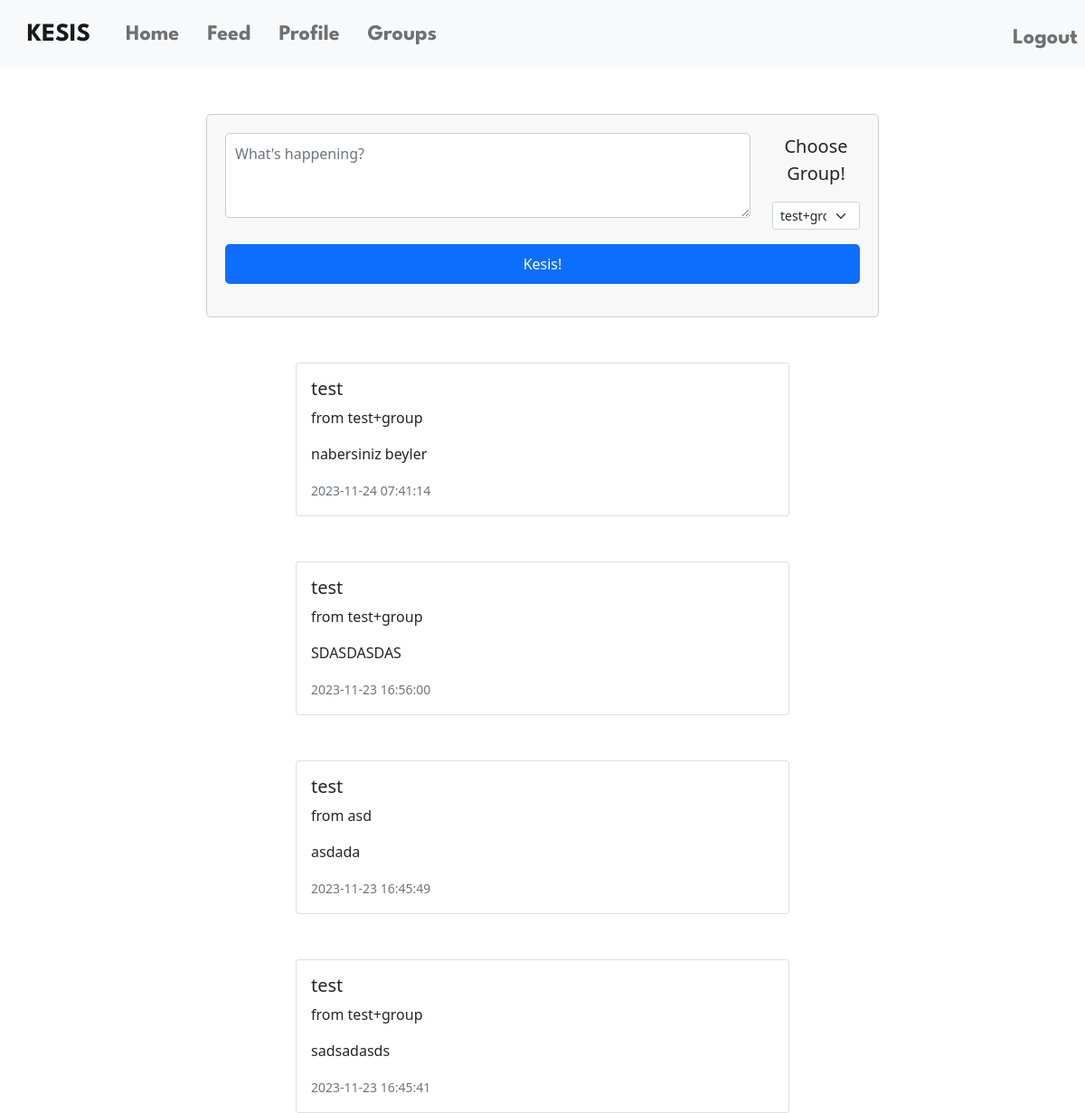
/feed (signed in), run on an earlier commit of the app's database.
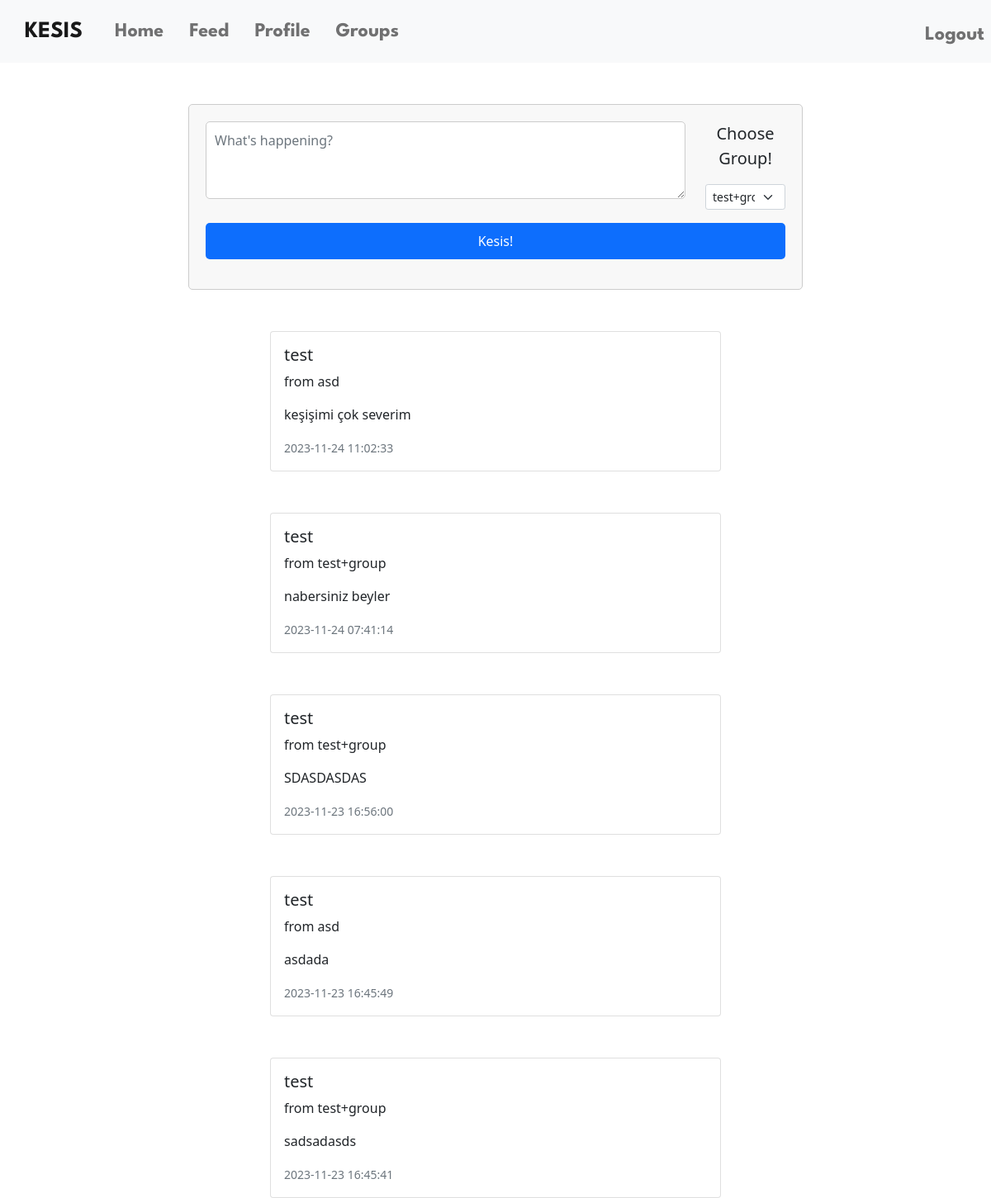
And on a later commit of the database.
### tables this page shows
CREATE TABLE posts (
post_id INTEGER PRIMARY KEY AUTOINCREMENT NOT NULL,
user_id INTEGER NOT NULL,
group_id INTEGER NOT NULL, content TEXT, date TIMESTAMP DEFAULT CURRENT_TIMESTAMP,
FOREIGN KEY (user_id) REFERENCES users(id),
FOREIGN KEY (group_id) REFERENCES groups(group_id));

CREATE TABLE users (
id INTEGER PRIMARY KEY AUTOINCREMENT NOT NULL,
username TEXT NOT NULL,
hash TEXT NOT NULL,
birthday DATE NOT NULL);

CREATE TABLE groups (
group_id INTEGER PRIMARY KEY AUTOINCREMENT NOT NULL,
group_name TEXT NOT NULL,
group_pass TEXT NOT NULL);

### app.py (the view, shortened to what this page needs)
@app.route("/feed", methods=["GET", "POST"])
@login_required
def feed():
    if request.method == "GET":
        users_groups = db.execute("SELECT group_id, group_name FROM groups WHERE group_id IN (SELECT group_id FROM group_members WHERE user_id = ?)", session["user_id"])
        users_posts = db.execute("SELECT USERS.username, GROUPS.group_name, POSTS.content, POSTS.date FROM posts JOIN users ON USERS.id = POSTS.user_id JOIN groups ON GROUPS.group_id = POSTS.group_id WHERE POSTS.group_id IN (SELECT group_id FROM group_members WHERE user_id = ?)", session["user_id"])
        return render_template("feed.html", users_groups=users_groups, users_posts=reversed(users_posts))

### app.py (called while the page is built)
@app.after_request
def after_request(response):
    response.headers["Cache-Control"] = "no-cache, no-store, must-revalidate"
    response.headers["Expires"] = 0
    response.headers["Pragma"] = "no-cache"
    return response

### helpers.py (called while the page is built)
def login_required(f):
    @wraps(f)
    def decorated_function(*args, **kwargs):
        if session.get("user_id") is None:
            return redirect("/login")
        return f(*args, **kwargs)
    return decorated_function

### templates/feed.html (shortened to what this page needs)
{% extends "layout.html" %}
{% block main %}
    <div class = "container">
        <div class="row mb-3">
            <div>
                <form action="/feed" method="post" class="col-8">
                    <div class="row">
                        <div class="col-10">
                            <textarea class="form-control w-100" name="text" rows="3" placeholder ="What's happening?"></textarea>
                        </div>
                        <div class="col-2">
                            <label class = "lead text-center fs-5 mb-3">Choose Group!</label>
                            <select class="form-select form-select-sm mb-3" name="group_id">
                                {%for group in users_groups%}
                                        <option value ="{{group['group_id']}}">
                                            {{group["group_name"]}}
                                        </option>
                                {%endfor%}
                            </select>
                        </div>
                    </div>
                    <div class="mb-3" class="row">
                        <button type="submit" class="btn btn-primary">Kesis!</button>
                    </div>
                </form>
            </div>
        </div>
    </div>
    {% for post in users_posts %}
        <div class="container">
            <div class="row">
            <div class="col-md-6 offset-md-3">
                <div class="card">
                <div class="card-body">
                    <h5 class="card-title">{{post["username"]}} </h5>
                    <p class="font-italic">from {{post["group_name"]}}</p>
                    <p class="card-text">{{post["content"]}}</p>
                    <p class="card-text"><small class="text-muted">{{post["date"]}}</small></p>
                </div>
                </div>
            </div>
            </div>
        </div>
    {% endfor %}
{% endblock %}

### templates/layout.html (shortened to what this page needs)
<!DOCTYPE html>
<html lang="en">
    <head>
        <link href="https://cdn.jsdelivr.net/npm/bootstrap@5.1.3/dist/css/bootstrap.min.css" rel="stylesheet">
        <link href="/static/styles.css" rel="stylesheet">
    </head>
    <body>
        <nav class="navbar navbar-expand-lg navbar-light bg-light">
            <a class="navbar-brand fs-3" class="leauge" href="/"> KESIS</a>
            <div class="collapse navbar-collapse" id="navbarNav">
                {% if session["user_id"] %}
                    <ul class="navbar-nav ml-auto">
                        <li class="nav-item active">
                            <a class="nav-link fs-4" href="/">Home</a>
                        </li>
                        <li class="nav-item active">
                            <a class="nav-link fs-4" href="/feed">Feed</a>
                        </li>
                        <li class="nav-item fs-4">
                            <a class="nav-link" href="/profile">Profile</a>
                        </li>
                        <li class="nav-item fs-4">
                            <a class="nav-link" href="/groups">Groups</a>
                        </li>
                    </ul>
                    <ul class="navbar-nav ms-auto mt-2">
                        <li class="nav-item fs-4">
                            <a class="nav-link" href="/logout">Logout </a>
                        </li>
                    </ul>
                {% endif %}
            </div>
         </nav>
        <main>
            {% block main %}{% endblock %}
        </main>
    </body>
</html>

### static/styles.css (style rules this page uses)
form { width: 300px; margin: 0 auto; padding: 20px; border: 1px solid #ccc; border-radius: 5px; background-color: #f8f8f8; }
.form-control { width: 100%; padding: 10px; border: 1px solid #ccc; border-radius: 5px; }
.btn { width: 100%; padding: 10px; color: #fff; border: none; border-radius: 5px; }
.navbar { background-color: #f8f9fa; }
.navbar-brand { color: #6c757d; font-family: 'League Spartan', sans-serif; font-weight: 700; margin-left: 30px; }
.nav-link { color: #6c757d; font-family: 'League Spartan', sans-serif; font-weight: 700; margin-left: 15px; }
.container { margin-top: 50px; }

What changed in the data, as far as the page shows it:
added posts: username "test", group_name "asd", content "keşişimi çok severim", date "2023-11-24 11:02:33"
